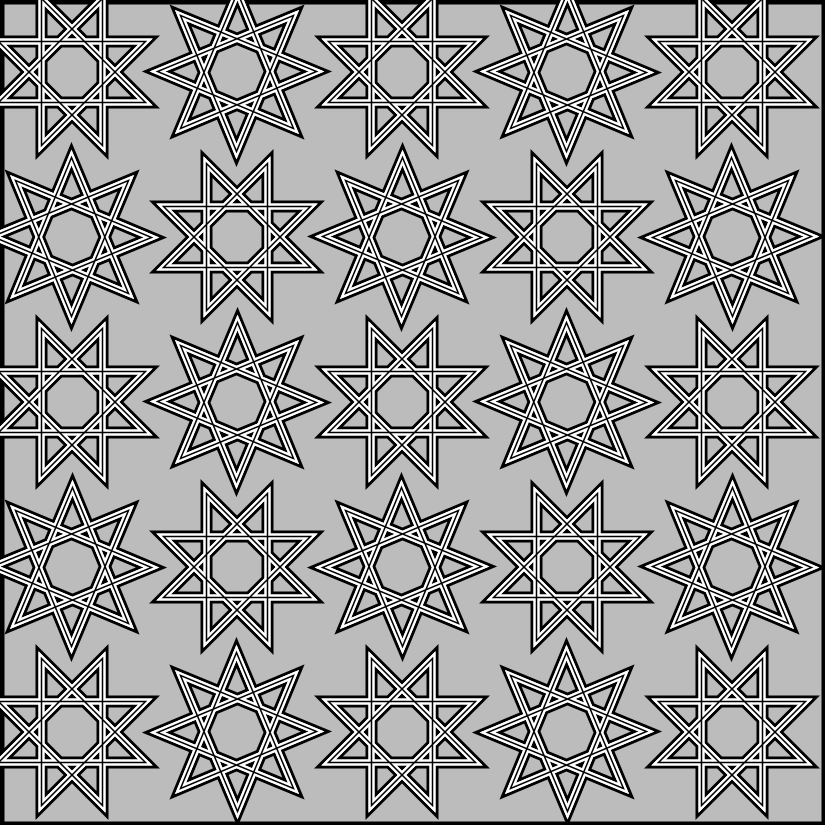
Frame 1 (no input)
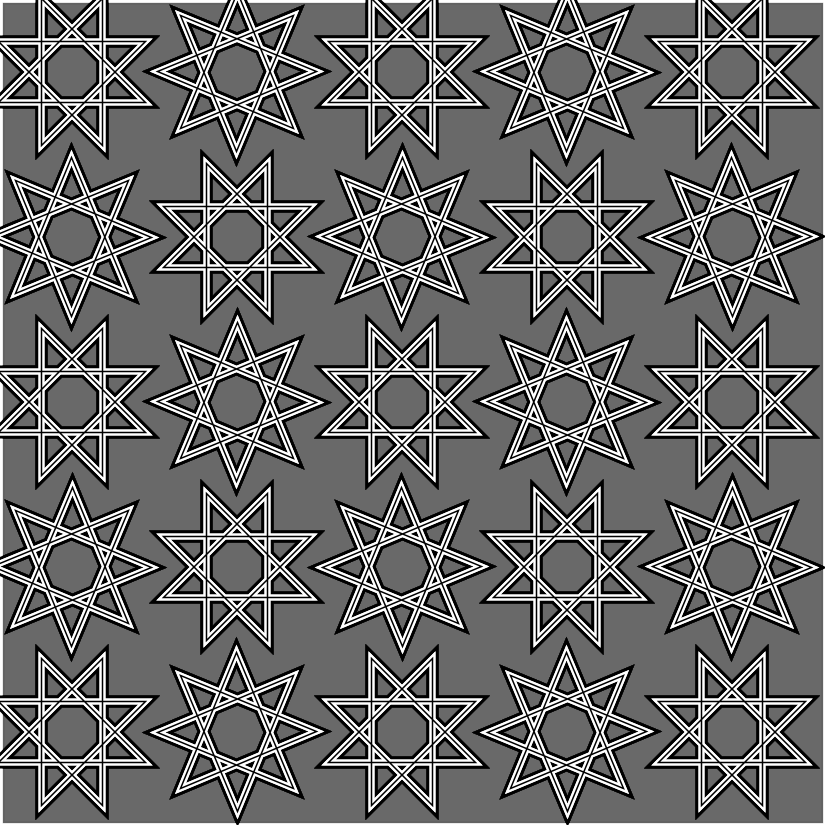
Frame 60 (the mouse pressed at the canvas centre just before this capture)
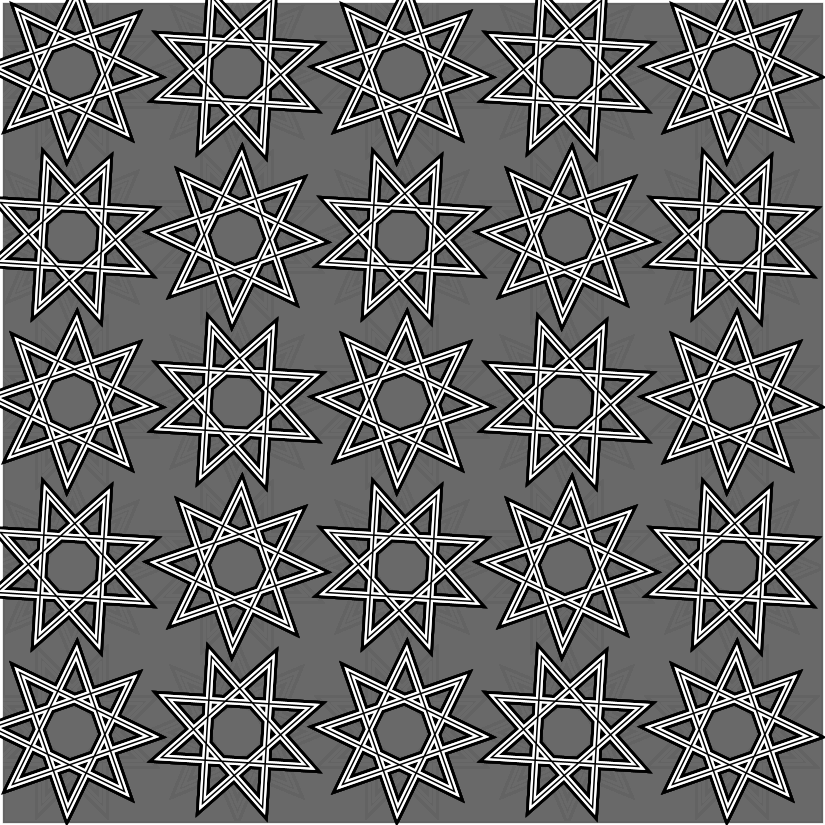
Frame 120 (the mouse held since frame 60 and released just before this capture)

The Processing sketch that drew these frames (run headless with seeded random() and noise(); from frame 60 on, the mouse is pressed at the canvas centre):

// Processing sketch: latticeSpinner
// ── latticeSpinner.pde
float xPoint, yPoint;
int lines = 1;
float rotes = 1;
void setup() {
  size( 825, 825 );
  //rectMode( CENTER );
  noFill();
  smooth();
  scale(1.5,1.5);
  
  strokeWeight( 8 );

}

void draw(){
  delay(60);
  fill( 100, 40 );
  rect(0,0,width,height);
  noFill();
  scale(1.5,1.5);
  rotes = 1;
  
translate( 48, 48 );


  for( int idx = 0; idx < 5; idx++ ) {
    pushMatrix();
    translate( 110*idx, 0 );


    for( int idxD = 0; idxD < 5; idxD++ ) {
      pushMatrix();
      translate( 0, 110*idxD );
      stroke( 0 );
      strokeWeight( 8 );
      rotate( radians(22.5 * rotes + (mouseX/2)) );

      for( int two = 0; two < 4; two ++) {
        drawStar();

        stroke( 255 );
        strokeWeight( 4 );
        lines ++;
        if( two == 2 ) {
          stroke( 0 );
          strokeWeight( 1 );
        }
        println( two );
      }
      popMatrix();
      rotes++;
    }
    //println( idx );
    popMatrix();
  }
};

void drawStar() {
  beginShape();
  for( int idx = 0; idx < 8; idx ++ ) {
    xPoint = ( cos( radians( 135*idx ) ) ) * 53;
    yPoint = ( sin( radians( 135*idx ) ) ) * 53;
    vertex( xPoint, yPoint );
  }
  endShape(CLOSE);
}
//rect( 0, 0, 57, 57 );
